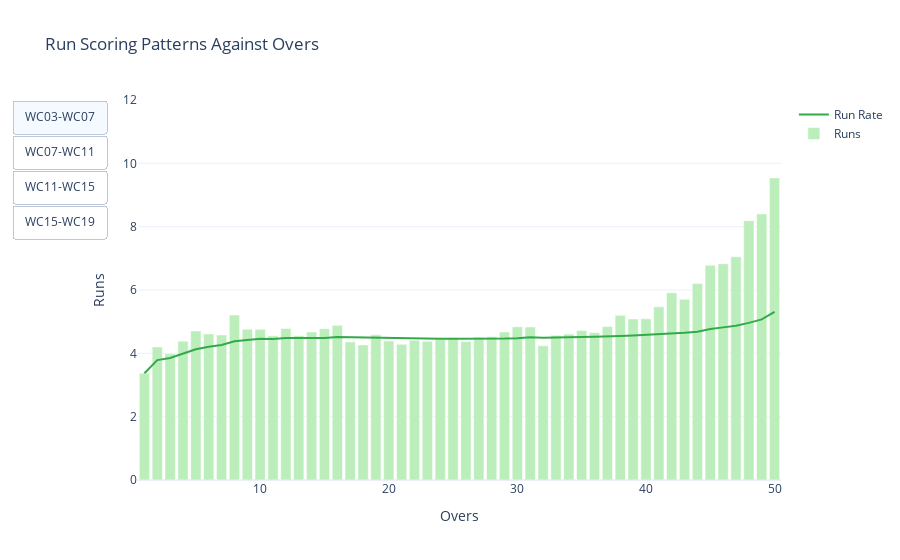

Notebook cell for this chart:
### Markdown cell above
Excellent. Moving on to plotting and analysis.

### Code cell
period_list = over_rr_by_period_df['split'].unique().tolist()
traces = []

# loop through the four periods
for i in range(0, 4):
    df = over_rr_by_period_df[over_rr_by_period_df['split'] == period_list[i]]
    
    # line plot for run rate
    trace = go.Scatter(
        x = df['over_no'],
        y = df['run_rate'],
        name = 'Run Rate',
        visible = True if i == 0 else False,
        hovertemplate = "Average Run Rate After %{x} Overs: %{y:.3s}",
        marker_color = "#33aa4a"
    )
    traces.append(trace)
    
    # bar plot for runs in over
    trace = go.Bar(
        x = df['over_no'],
        y = df['runs_in_over'],
        name = 'Runs',
        hovertemplate = "Average Runs Scored in Over %{x}: %{y:.3s}",
        marker_color = "#bbeebb",
        visible = True if i == 0 else False,
        width = 0.8
    )
    traces.append(trace)

# set the above traces as data - there are 8 in all (2 visible at a time)
data = traces

# set up buttons
updatemenus = list([
    dict(active = 0,                           # WC03-WC07 is active
         type = "buttons", 
         direction = "down", 
         showactive = True,
         buttons = list([
            dict(label = "WC03-WC07", method = "update",
                 args = [{"visible": [True, True, False, False, False, False, False, False]}]),
            dict(label = "WC07-WC11", method = "update",
                 args = [{"visible": [False, False, True, True, False, False, False, False]}]),
            dict(label = "WC11-WC15", method = "update",
                 args = [{"visible": [False, False, False, False, True, True, False, False]}]),
            dict(label = "WC15-WC19", method = "update",
                 args = [{"visible": [False, False, False, False, False, False, True, True]}])
        ]),
    )
])

# general layout stuff
layout = dict(title = "Run Scoring Patterns Against Overs",
              xaxis = dict(title = "Overs"),
              yaxis = dict(title = "Runs", range = [0, 12]),
              template = "plotly_white",
              hovermode = "x",
              updatemenus = updatemenus)

# Create and show fig
fig = dict(data = data, layout = layout)
pio.show(fig)

### Figure 1 — Plotly figure (JSON) as saved in the notebook; plotly's stock layout.template omitted (floating-point values rounded to 4 significant figures)
{"data": [{"hovertemplate": "Average Run Rate After %{x} Overs: %{y:.3s}", "marker": {"color": "#33aa4a"}, "name": "Run Rate", "type": "scatter", "visible": true, "x": [1, 2, 3, 4, 5, 6, 7, 8, 9, 10, 11, 12, 13, 14, 15, 16, 17, 18, 19, 20, 21, 22, 23, 24, 25, 26, 27, 28, 29, 30, 31, 32, 33, 34, 35, 36, 37, 38, 39, 40, 41, 42, 43, 44, 45, 46, 47, 48, 49, 50], "y": [3.371, 3.787, 3.854, 3.986, 4.13, 4.211, 4.264, 4.382, 4.424, 4.457, 4.455, 4.483, 4.481, 4.483, 4.488, 4.513, 4.504, 4.491, 4.496, 4.48, 4.47, 4.468, 4.46, 4.459, 4.459, 4.456, 4.464, 4.461, 4.465, 4.478, 4.506, 4.49, 4.49, 4.494, 4.515, 4.523, 4.528, 4.546, 4.563, 4.582, 4.594, 4.622, 4.65, 4.684, 4.77, 4.82, 4.874, 4.962, 5.072, 5.312]}, {"hovertemplate": "Average Runs Scored in Over %{x}: %{y:.3s}", "marker": {"color": "#bbeebb"}, "name": "Runs", "type": "bar", "visible": true, "width": 0.8, "x": [1, 2, 3, 4, 5, 6, 7, 8, 9, 10, 11, 12, 13, 14, 15, 16, 17, 18, 19, 20, 21, 22, 23, 24, 25, 26, 27, 28, 29, 30, 31, 32, 33, 34, 35, 36, 37, 38, 39, 40, 41, 42, 43, 44, 45, 46, 47, 48, 49, 50], "y": [3.371, 4.203, 3.987, 4.384, 4.706, 4.613, 4.581, 5.21, 4.761, 4.758, 4.553, 4.783, 4.558, 4.676, 4.78, 4.885, 4.362, 4.263, 4.586, 4.389, 4.284, 4.416, 4.379, 4.442, 4.488, 4.374, 4.514, 4.531, 4.677, 4.84, 4.832, 4.238, 4.568, 4.607, 4.724, 4.661, 4.844, 5.2, 5.085, 5.09, 5.47, 5.914, 5.708, 6.203, 6.783, 6.83, 7.052, 8.189, 8.401, 9.541]}, {"hovertemplate": "Average Run Rate After %{x} Overs: %{y:.3s}", "marker": {"color": "#33aa4a"}, "name": "Run Rate", "type": "scatter", "visible": false, "x": [1, 2, 3, 4, 5, 6, 7, 8, 9, 10, 11, 12, 13, 14, 15, 16, 17, 18, 19, 20, 21, 22, 23, 24, 25, 26, 27, 28, 29, 30, 31, 32, 33, 34, 35, 36, 37, 38, 39, 40, 41, 42, 43, 44, 45, 46, 47, 48, 49, 50], "y": [4.035, 4.294, 4.338, 4.452, 4.568, 4.677, 4.703, 4.77, 4.763, 4.807, 4.785, 4.78, 4.764, 4.748, 4.739, 4.709, 4.694, 4.675, 4.655, 4.648, 4.643, 4.636, 4.633, 4.625, 4.623, 4.624, 4.625, 4.629, 4.637, 4.643, 4.646, 4.664, 4.669, 4.678, 4.691, 4.704, 4.732, 4.755, 4.776, 4.794, 4.825, 4.851, 4.875, 4.924, 4.968, 5.03, 5.134, 5.23, 5.357, 5.533]}, {"hovertemplate": "Average Runs Scored in Over %{x}: %{y:.3s}", "marker": {"color": "#bbeebb"}, "name": "Runs", "type": "bar", "visible": false, "width": 0.8, "x": [1, 2, 3, 4, 5, 6, 7, 8, 9, 10, 11, 12, 13, 14, 15, 16, 17, 18, 19, 20, 21, 22, 23, 24, 25, 26, 27, 28, 29, 30, 31, 32, 33, 34, 35, 36, 37, 38, 39, 40, 41, 42, 43, 44, 45, 46, 47, 48, 49, 50], "y": [4.035, 4.553, 4.426, 4.796, 5.028, 5.223, 4.954, 5.237, 4.71, 5.206, 4.562, 4.709, 4.578, 4.541, 4.634, 4.366, 4.452, 4.377, 4.245, 4.547, 4.611, 4.516, 4.543, 4.485, 4.489, 4.682, 4.732, 4.778, 4.925, 4.853, 4.765, 4.956, 4.817, 4.837, 5.238, 5.254, 5.445, 5.264, 5.414, 5.642, 5.743, 5.998, 6.083, 6.716, 6.705, 7.532, 7.869, 8.065, 8.74, 9.625]}, {"hovertemplate": "Average Run Rate After %{x} Overs: %{y:.3s}", "marker": {"color": "#33aa4a"}, "name": "Run Rate", "type": "scatter", "visible": false, "x": [1, 2, 3, 4, 5, 6, 7, 8, 9, 10, 11, 12, 13, 14, 15, 16, 17, 18, 19, 20, 21, 22, 23, 24, 25, 26, 27, 28, 29, 30, 31, 32, 33, 34, 35, 36, 37, 38, 39, 40, 41, 42, 43, 44, 45, 46, 47, 48, 49, 50], "y": [3.431, 3.854, 4.042, 4.213, 4.319, 4.413, 4.465, 4.522, 4.541, 4.548, 4.543, 4.546, 4.516, 4.502, 4.503, 4.504, 4.498, 4.496, 4.496, 4.505, 4.512, 4.503, 4.513, 4.517, 4.531, 4.549, 4.56, 4.564, 4.567, 4.589, 4.594, 4.614, 4.636, 4.655, 4.666, 4.694, 4.718, 4.747, 4.783, 4.828, 4.862, 4.903, 4.94, 4.973, 5.026, 5.077, 5.151, 5.239, 5.384, 5.576]}, {"hovertemplate": "Average Runs Scored in Over %{x}: %{y:.3s}", "marker": {"color": "#bbeebb"}, "name": "Runs", "type": "bar", "visible": false, "width": 0.8, "x": [1, 2, 3, 4, 5, 6, 7, 8, 9, 10, 11, 12, 13, 14, 15, 16, 17, 18, 19, 20, 21, 22, 23, 24, 25, 26, 27, 28, 29, 30, 31, 32, 33, 34, 35, 36, 37, 38, 39, 40, 41, 42, 43, 44, 45, 46, 47, 48, 49, 50], "y": [3.431, 4.277, 4.417, 4.728, 4.743, 4.882, 4.779, 4.917, 4.692, 4.654, 4.495, 4.572, 4.272, 4.312, 4.526, 4.515, 4.395, 4.472, 4.561, 4.751, 4.615, 4.68, 4.801, 4.876, 4.869, 4.959, 4.911, 4.85, 4.712, 5.259, 4.899, 5.23, 5.317, 5.188, 5.087, 5.697, 6.09, 5.898, 6.044, 6.229, 6.043, 6.246, 6.519, 6.591, 7.184, 7.344, 7.72, 8.793, 9.365, 10.83]}, {"hovertemplate": "Average Run Rate After %{x} Overs: %{y:.3s}", "marker": {"color": "#33aa4a"}, "name": "Run Rate", "type": "scatter", "visible": false, "x": [1, 2, 3, 4, 5, 6, 7, 8, 9, 10, 11, 12, 13, 14, 15, 16, 17, 18, 19, 20, 21, 22, 23, 24, 25, 26, 27, 28, 29, 30, 31, 32, 33, 34, 35, 36, 37, 38, 39, 40, 41, 42, 43, 44, 45, 46, 47, 48, 49, 50], "y": [3.846, 4.258, 4.499, 4.614, 4.74, 4.872, 4.909, 4.962, 4.947, 4.973, 4.948, 4.941, 4.927, 4.93, 4.917, 4.915, 4.912, 4.907, 4.919, 4.921, 4.926, 4.92, 4.946, 4.964, 4.966, 4.981, 4.987, 4.997, 5.003, 5.013, 5.015, 5.017, 5.026, 5.037, 5.048, 5.075, 5.089, 5.114, 5.138, 5.172, 5.19, 5.229, 5.278, 5.332, 5.4, 5.454, 5.551, 5.615, 5.698, 5.917]}, {"hovertemplate": "Average Runs Scored in Over %{x}: %{y:.3s}", "marker": {"color": "#bbeebb"}, "name": "Runs", "type": "bar", "visible": false, "width": 0.8, "x": [1, 2, 3, 4, 5, 6, 7, 8, 9, 10, 11, 12, 13, 14, 15, 16, 17, 18, 19, 20, 21, 22, 23, 24, 25, 26, 27, 28, 29, 30, 31, 32, 33, 34, 35, 36, 37, 38, 39, 40, 41, 42, 43, 44, 45, 46, 47, 48, 49, 50], "y": [3.846, 4.669, 4.983, 4.959, 5.242, 5.53, 5.133, 5.335, 4.97, 5.202, 4.701, 4.868, 4.855, 5.028, 4.739, 4.881, 4.941, 4.822, 5.123, 4.973, 5.082, 4.958, 5.535, 5.252, 5.17, 5.329, 5.13, 5.379, 5.118, 5.252, 5.032, 5.297, 5.171, 5.373, 5.412, 5.753, 5.652, 5.861, 5.966, 6.078, 6.129, 6.34, 6.685, 7.21, 7.851, 7.803, 8.417, 8.17, 8.948, 9.958]}], "layout": {"hovermode": "x", "title": {"text": "Run Scoring Patterns Against Overs"}, "updatemenus": [{"active": 0, "buttons": [{"args": [{"visible": [true, true, false, false, false, false, false, false]}], "label": "WC03-WC07", "method": "update"}, {"args": [{"visible": [false, false, true, true, false, false, false, false]}], "label": "WC07-WC11", "method": "update"}, {"args": [{"visible": [false, false, false, false, true, true, false, false]}], "label": "WC11-WC15", "method": "update"}, {"args": [{"visible": [false, false, false, false, false, false, true, true]}], "label": "WC15-WC19", "method": "update"}], "direction": "down", "showactive": true, "type": "buttons"}], "xaxis": {"title": {"text": "Overs"}}, "yaxis": {"range": [0, 12], "title": {"text": "Runs"}}}}
